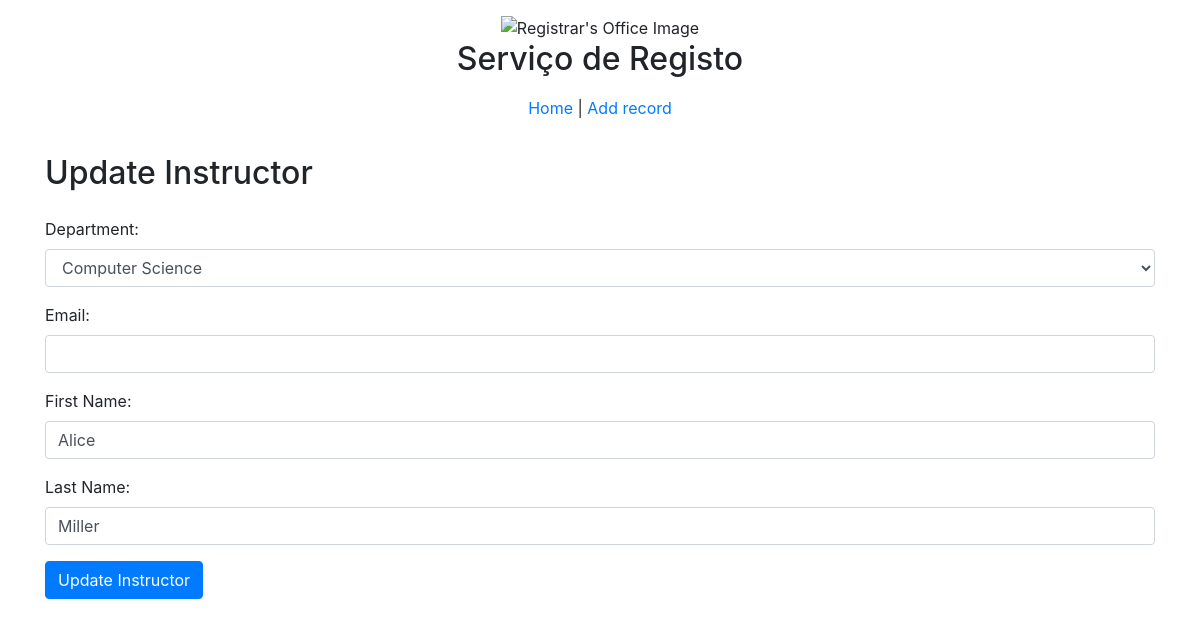
Page /update/instructor.php?id=1 on the committed database.
### tables this page shows
CREATE TABLE IF NOT EXISTS `Instructor` (
  `InstructorID` INT NOT NULL AUTO_INCREMENT,
  `DepartmentID` INT NOT NULL,
  `EmailID` INT NOT NULL,
  `FirstName` VARCHAR(45) NOT NULL,
  `LastName` VARCHAR(45) NOT NULL,
  PRIMARY KEY (`InstructorID`),
  FOREIGN KEY (`DepartmentID`)
    REFERENCES `Department` (`DepartmentID`)
    ON UPDATE CASCADE
    ON DELETE CASCADE,
  FOREIGN KEY (`EmailID`)
    REFERENCES `Emails` (`EmailID`)
)
AUTO_INCREMENT = 1;

CREATE TABLE IF NOT EXISTS `Department` (
  `DepartmentID` INT NOT NULL AUTO_INCREMENT,
  `DepartmentName` VARCHAR(45) NOT NULL,
  PRIMARY KEY (`DepartmentID`))
  AUTO_INCREMENT = 1;

### update/instructor.php (the view, shortened to what this page needs)
<?php
require_once('../mysqli_connect.php');
$id = $_GET['id'];
$sql = "SELECT * FROM Instructor WHERE InstructorID = ?";
$stmt = $dbc->prepare($sql);
$stmt->bind_param("i", $id);
$stmt->execute();
$result = $stmt->get_result();
$record = $result->fetch_assoc();
$sql_departments = "SELECT * FROM Department";
$departments = $dbc->query($sql_departments);
?>
<body>
  <div class="container">
    <h2 class="mt-4 mb-4">Update Instructor</h2>
    <form action="instructor_update_process.php" method="POST">
      <div class="form-group">
        <label for="DepartmentID">Department:</label>
        <select class="form-control" name="DepartmentID" id="DepartmentID" required>
          <?php while($department = $departments->fetch_assoc()) { ?>
            <option value="<?php echo $department['DepartmentID']; ?>" <?php if($record['DepartmentID'] == $department['DepartmentID']) echo 'selected'; ?>><?php echo $department['DepartmentName']; ?></option>
          <?php } ?>
        </select>
      </div>
      <div class="form-group">
        <label for="Email">Email:</label>
        <input type="email" class="form-control" name="Email" id="Email" value="<?php echo $record['Email']; ?>" required>
      </div>
      <div class="form-group">
        <label for="FirstName">First Name:</label>
        <input type="text" class="form-control" name="FirstName" id="FirstName" value="<?php echo $record['FirstName']; ?>" required>
      </div>
      <div class="form-group">
        <label for="LastName">Last Name:</label>
        <input type="text" class="form-control" name="LastName" id="LastName" value="<?php echo $record['LastName']; ?>" required>
      </div>
      <button type="submit" class="btn btn-primary" name="submit">Update Instructor</button>
    </form>
  </div>
</body>
</html>

### rows in the picture
instructor: DepartmentID "Computer Science", FirstName "Alice", LastName "Miller"
